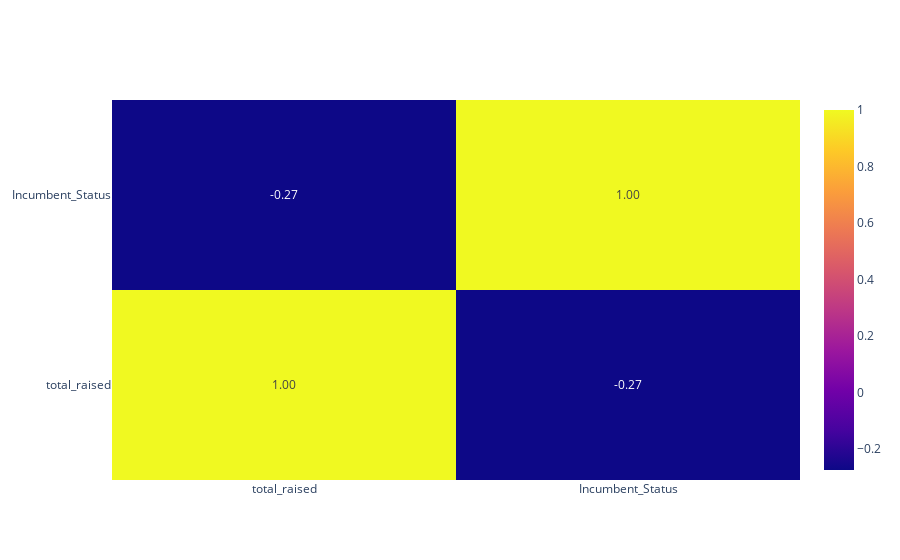

Source (notebook cell):
### Code cell
df_corr = question_e.corr()

fig = go.Figure()
fig.add_trace(
    go.Heatmap(
        x = df_corr.columns,
        y = df_corr.index,
        z = np.array(df_corr),
        text=df_corr.values,
        texttemplate='%{text:.2f}'
    )
)
fig.show()

### Figure 1 — Plotly figure (JSON) as saved in the notebook; plotly's stock layout.template omitted (floating-point values rounded to 4 significant figures)
{"data": [{"text": [[1, -0.2746], [-0.2746, 1]], "texttemplate": "%{text:.2f}", "type": "heatmap", "x": ["total_raised", "Incumbent_Status"], "y": ["total_raised", "Incumbent_Status"], "z": [[1, -0.2746], [-0.2746, 1]]}], "layout": {}}
